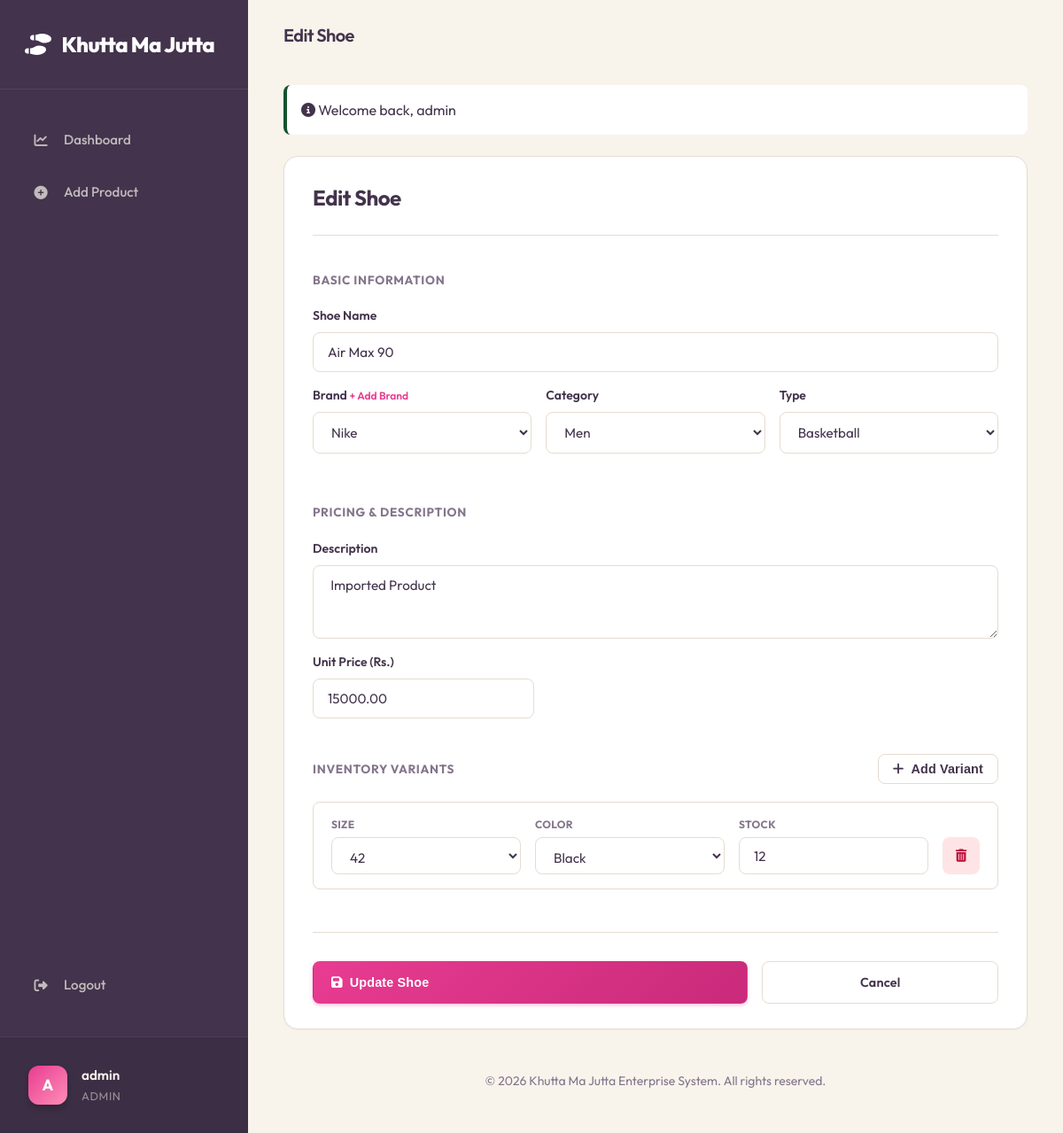
The app's page /edit.php?id=1 (signed in) with its own data.
### tables this page shows
CREATE TABLE IF NOT EXISTS shoes (
    id INT AUTO_INCREMENT PRIMARY KEY,
    name VARCHAR(255) NOT NULL,
    brand_id INT,
    type_id INT,
    category_id INT,
    price DECIMAL(10, 2) NOT NULL,
    description TEXT,
    created_at TIMESTAMP DEFAULT CURRENT_TIMESTAMP,
    FOREIGN KEY (brand_id) REFERENCES brands(id) ON DELETE SET NULL,
    FOREIGN KEY (type_id) REFERENCES shoe_types(id) ON DELETE SET NULL,
    FOREIGN KEY (category_id) REFERENCES categories(id) ON DELETE SET NULL
);

CREATE TABLE IF NOT EXISTS brands (
    id INT AUTO_INCREMENT PRIMARY KEY,
    name VARCHAR(100) NOT NULL UNIQUE
);

CREATE TABLE IF NOT EXISTS categories (
    id INT AUTO_INCREMENT PRIMARY KEY,
    name VARCHAR(50) NOT NULL UNIQUE
);

CREATE TABLE IF NOT EXISTS shoe_types (
    id INT AUTO_INCREMENT PRIMARY KEY,
    name VARCHAR(100) NOT NULL UNIQUE
);

CREATE TABLE IF NOT EXISTS shoe_variants (
    id INT AUTO_INCREMENT PRIMARY KEY,
    shoe_id INT NOT NULL,
    size INT NOT NULL,
    color_id INT NOT NULL,
    stock_quantity INT NOT NULL DEFAULT 0 CHECK (stock_quantity >= 0),
    created_at TIMESTAMP DEFAULT CURRENT_TIMESTAMP,
    FOREIGN KEY (shoe_id) REFERENCES shoes(id) ON DELETE CASCADE,
    FOREIGN KEY (color_id) REFERENCES colors(id)
);

CREATE TABLE IF NOT EXISTS colors (
    id INT AUTO_INCREMENT PRIMARY KEY,
    name VARCHAR(50) NOT NULL UNIQUE,
    hex_code VARCHAR(7) DEFAULT '#000000'
);

### public/edit.php (called while the page is built, shortened)
<?php
require_once __DIR__ . '/../config/db.php';
require_once __DIR__ . '/../includes/functions.php';
$id = $_GET['id'] ?? null;
$stmt = $pdo->prepare("SELECT * FROM shoes WHERE id = :id");
$stmt->execute(['id' => $id]);
$shoe = $stmt->fetch();
try {
    $brands = $pdo->query("SELECT * FROM brands ORDER BY name")->fetchAll();
    $types = $pdo->query("SELECT * FROM shoe_types ORDER BY name")->fetchAll();
    $categories = $pdo->query("SELECT * FROM categories ORDER BY name")->fetchAll();
    $colors = $pdo->query("SELECT * FROM colors ORDER BY name")->fetchAll();
    $stmtVar = $pdo->prepare("SELECT v.*, c.name as color_name FROM shoe_variants v JOIN colors c ON v.color_id = c.id WHERE v.shoe_id = :id");
    $stmtVar->execute(['id' => $id]);
    $existing_variants = $stmtVar->fetchAll();
} catch (PDOException $e) {
    die("Database Error: " . $e->getMessage());
}
$errors = [];
$form_data = $shoe;
$form_data['variants'] = $existing_variants;
render_view('inventory/form', [
    'title' => 'Edit Shoe',
    'page' => 'edit',
    'form_data' => $form_data,
    'errors' => $errors,
    'brands' => $brands,
    'types' => $types,
    'categories' => $categories,
    'colors' => $colors,
    'action' => 'edit.php?id=' . $id,
    'submit_text' => 'Update Shoe'
]);
?>

### templates/inventory/form.php (the view, shortened to what this page needs)
<div class="table-container" style="padding: 2.5rem; background: var(--bg-surface);">
    <div style="max-width: 1000px; margin: 0 auto;">
        <div style="margin-bottom: 2.5rem; border-bottom: 1px solid var(--border); padding-bottom: 1.5rem;">
            <h2 style="font-size: 1.5rem; font-weight: 700; color: var(--text-main); margin: 0;"><?= h($title); ?></h2>
        </div>
        <form action="<?= $action; ?>" method="POST">
            <div style="margin-bottom: 2.5rem;">
                <h4 style="font-size: 0.85rem; font-weight: 700; color: var(--text-muted); text-transform: uppercase; letter-spacing: 0.05em; margin-bottom: 1.25rem;">
                    Basic Information
                </h4>
                <div class="form-group">
                    <label for="name">Shoe Name</label>
                    <input type="text" id="name" name="name" class="form-control"
                           value="<?= h($form_data['name']); ?>" required placeholder="e.g. Nike Air Max">
                </div>
                <div style="display: grid; grid-template-columns: repeat(3, 1fr); gap: 1rem;">
                    <div class="form-group">
                        <label for="brand">Brand <a href="#" onclick="openBrandModal(event)" style="font-size: 0.75rem; color: var(--primary); text-decoration: none;">+ Add Brand</a></label>
                        <select id="brand" name="brand_id" required>
                            <?php foreach ($brands as $brand): ?>
                                <option value="<?= $brand['id']; ?>" <?= $form_data['brand_id'] == $brand['id'] ? 'selected' : ''; ?>>
                                    <?= h($brand['name']); ?>
                                </option>
                            <?php endforeach; ?>
                        </select>
                    </div>
                    <div class="form-group">
                        <label for="category">Category</label>
                        <select id="category" name="category_id" required>
                            <?php foreach ($categories as $cat): ?>
                                <option value="<?= $cat['id']; ?>" <?= $form_data['category_id'] == $cat['id'] ? 'selected' : ''; ?>>
                                    <?= h($cat['name']); ?>
                                </option>
                            <?php endforeach; ?>
                        </select>
                    </div>
                    <div class="form-group">
                        <label for="type">Type</label>
                        <select id="type" name="type_id" required>
                            <?php foreach ($types as $type): ?>
                                <option value="<?= $type['id']; ?>" <?= $form_data['type_id'] == $type['id'] ? 'selected' : ''; ?>>
                                    <?= h($type['name']); ?>
                                </option>
                            <?php endforeach; ?>
                        </select>
                    </div>
                </div>
            </div>
            <div style="margin-bottom: 2.5rem;">
                <h4 style="font-size: 0.85rem; font-weight: 700; color: var(--text-muted); text-transform: uppercase; letter-spacing: 0.05em; margin-bottom: 1.25rem;">
                    Pricing & Description
                </h4>
                <div class="form-group">
                    <label for="description">Description</label>
                    <textarea id="description" name="description" class="form-control" rows="3"
                              style="min-height: 80px;"
                              placeholder="Product details..."><?= h($form_data['description'] ?? ''); ?></textarea>
                </div>
                <div class="form-group" style="max-width: 250px;">
                    <label for="price">Unit Price (Rs.)</label>
                    <input type="number" step="0.01" id="price" name="price" class="form-control"
                           value="<?= h($form_data['price']); ?>" required placeholder="0.00">
                </div>
            </div>
            <div style="margin-bottom: 3rem;">
                <div style="display: flex; justify-content: space-between; align-items: center; margin-bottom: 1.25rem;">
                    <h4 style="font-size: 0.85rem; font-weight: 700; color: var(--text-muted); text-transform: uppercase; letter-spacing: 0.05em; margin: 0;">
                        Inventory Variants
                    </h4>
                    <button type="button" class="btn btn-secondary btn-sm" onclick="addVariantRow()" style="padding: 0.5rem 1rem;">
                        <i class="fa-solid fa-plus"></i> Add Variant
                    </button>
                </div>
                <div id="variant-list">
                    <?php
                    $vars = $form_data['variants'] ?? [];
                    foreach ($vars as $v):
                    ?>
                        <div class="variant-block">
                            <div class="variant-field">
                                <label>Size</label>
                                <select name="sizes[]" required>
                                    <?php for($s=35; $s<=46; $s++): ?>
                                        <option value="<?= $s; ?>" <?= ($v['size'] ?? '') == $s ? 'selected' : ''; ?>><?= $s; ?></option>
                                    <?php endfor; ?>
                                </select>
                            </div>
                            <div class="variant-field">
                                <label>Color</label>
                                <select name="colors[]" required>
                                    <?php foreach ($colors as $color): ?>
                                        <option value="<?= $color['id']; ?>" <?= ($v['color_id'] ?? '') == $color['id'] ? 'selected' : ''; ?>>
                                            <?= h($color['name']); ?>
                                        </option>
                                    <?php endforeach; ?>
                                </select>
                            </div>
                            <div class="variant-field">
                                <label>Stock</label>
                                <input type="number" name="stocks[]" required min="0" value="<?= (int)($v['stock_quantity'] ?? 0); ?>" placeholder="0">
                            </div>
                            <button type="button" class="btn btn-danger btn-sm" onclick="removeVariantRow(this)">
                                <i class="fa-solid fa-trash-can"></i>
                            </button>
                        </div>
                    <?php endforeach; ?>
                </div>
            </div>
            <div style="display: flex; gap: 1rem; margin-top: 3rem; padding-top: 2rem; border-top: 1px solid var(--border);">
                <button type="submit" class="btn btn-primary" style="flex: 2; height: 48px; border-radius: 8px;">
                    <i class="fa-solid fa-save"></i> <?= h($submit_text); ?>
                </button>
                <a href="index.php" class="btn btn-secondary" style="flex: 1; height: 48px; border-radius: 8px; display: flex; align-items: center; justify-content: center;">Cancel</a>
            </div>
        </form>
    </div>
</div>

### assets/css/style.css (style rules this page uses)
:root { --primary: #E83C91; --primary-hover: #c92a7a; --secondary: #FF8FB7; --accent: #FF8FB7; --bg-body: #F8F4EC; --bg-sidebar: #43334C; --bg-surface: #ffffff; --text-main: #43334C; --text-muted: #84758C; --text-inverted: #F8F4EC; --border: #e6dcd0; --success-bg: #dcfce7; --success-text: #14532d; --warning-bg: #fef9c3; --warning-text: #713f12; --danger-bg: #ffe4e6; --danger-text: #be123c; --shadow-sm: 0 1px 2px 0 rgba(67, 51, 76, 0.05); --shadow-md: 0 4px 6px -1px rgba(67, 51, 76, 0.1), 0 2px 4px -1px rgba(67, 51, 76, 0.06); --shadow-lg: 0 10px 15px -3px rgba(67, 51, 76, 0.1), 0 4px 6px -2px rgba(67, 51, 76, 0.05); }
* { box-sizing: border-box; margin: 0; padding: 0; }
body { font-family: 'Outfit', -apple-system, BlinkMacSystemFont, "Segoe UI", Roboto, "Helvetica Neue", Arial, sans-serif; background-color: var(--bg-body); color: var(--text-main); height: 100vh; display: flex; overflow: hidden; line-height: 1.5; -webkit-font-smoothing: antialiased; }
h1, h2, h3, h4, h5, h6 { font-weight: 700; letter-spacing: -0.02em; }
.table-container { background: var(--bg-surface); border-radius: 1rem; border: 1px solid var(--border); box-shadow: var(--shadow-sm); overflow: hidden; margin-bottom: 2rem; }
.btn { display: inline-flex; align-items: center; gap: 0.5rem; padding: 0.625rem 1.25rem; border-radius: 0.5rem; font-weight: 600; text-decoration: none; border: 1px solid transparent; cursor: pointer; font-size: 0.9rem; transition: all 0.2s; letter-spacing: 0.01em; }
.btn-primary { background: linear-gradient(135deg, var(--primary), var(--primary-hover)); color: white; box-shadow: 0 2px 4px rgba(232, 60, 145, 0.3); }
.btn-secondary { background: white; border-color: var(--border); color: var(--text-main); }
.btn-danger { background: var(--danger-bg); color: var(--danger-text); border: 1px solid transparent; }
label { font-size: 0.875rem; font-weight: 600; margin-bottom: 0.5rem; color: var(--text-main); display: block; }
.form-group { margin-bottom: 1rem; width: 100%; }
.table-container { padding: 1.75rem 2rem !important; }
input, select, textarea { padding: 0.75rem 1rem; border: 1px solid var(--border); border-radius: 0.5rem; background: #fff; color: var(--text-main); font-family: 'Outfit', sans-serif; font-size: 0.95rem; transition: all 0.2s; width: 100%; display: block; }
.form-control, input, select, textarea { transition: all 0.3s cubic-bezier(0.4, 0, 0.2, 1); }
.variant-block { background: #ffffff; border: 1px solid var(--border); border-radius: 8px; padding: 1rem 1.25rem; margin-bottom: 0.75rem; display: grid !important; grid-template-columns: 1fr 1fr 1fr 42px; gap: 1rem; align-items: end; transition: all 0.2s ease; }
.variant-field { display: flex; flex-direction: column; gap: 0.35rem; }
.variant-field label { font-size: 0.75rem; font-weight: 700; color: var(--text-muted); text-transform: uppercase; letter-spacing: 0.025em; margin: 0; }
.variant-field select, .variant-field input { height: 42px; width: 100% !important; margin: 0 !important; }
.variant-block .btn-danger { height: 42px; width: 42px; padding: 0; display: flex; align-items: center; justify-content: center; border-radius: 8px; flex-shrink: 0; }

### records on screen
shoes: name "Air Max 90", brand_id "Nike", category_id "Men", type_id "Basketball", description "Imported Product", price "15000.00"
shoe_variants: size "42", color.name "Black", stock_quantity "12"

### other values on screen
substr($_SESSION['username'], 0, 1) "A"
$_SESSION['username'] "admin"
$_SESSION['role'] "ADMIN"
$title "Edit Shoe"
$msg['message'] "Welcome back, admin"
$submit_text "Update Shoe"
